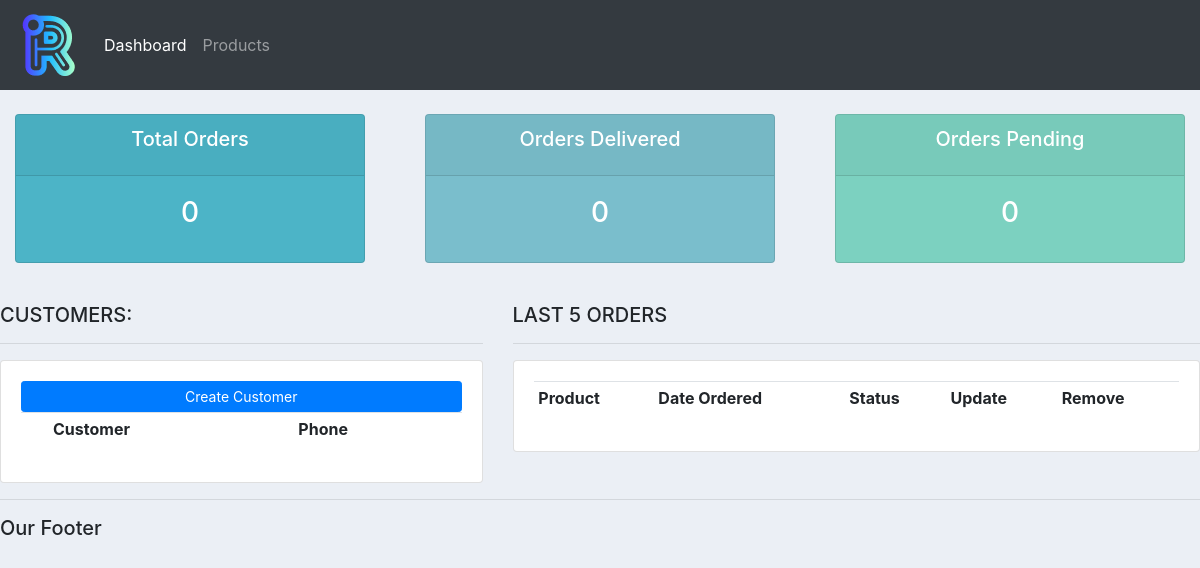
The app's page /, older data.
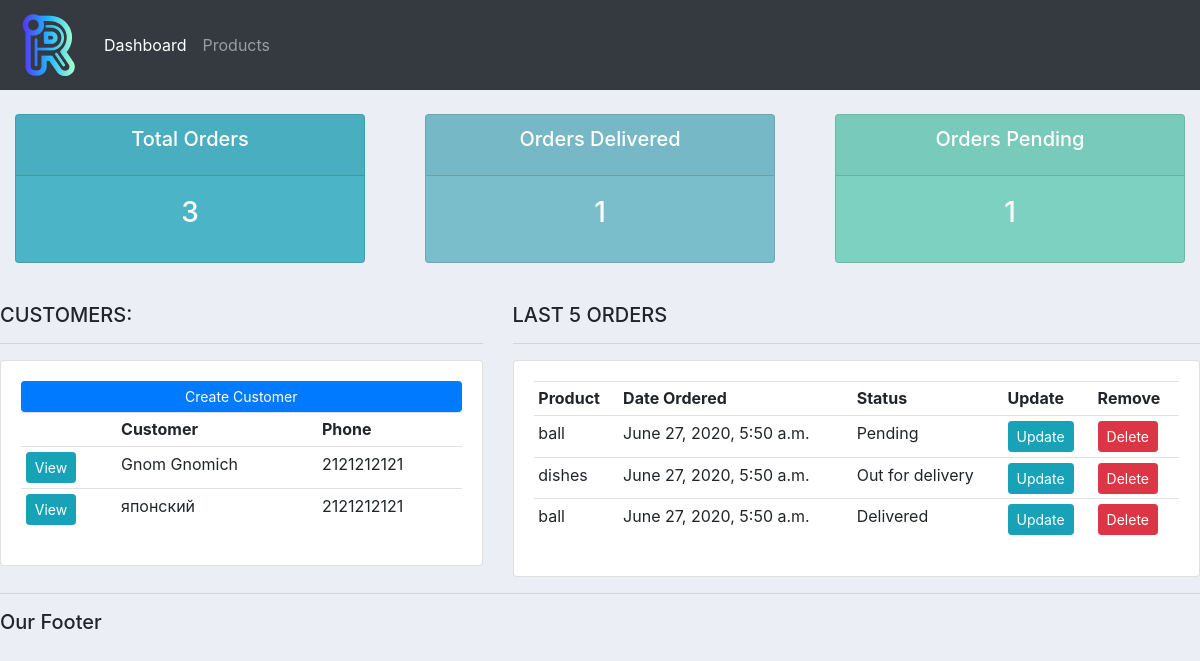
The same page, newer data.
### accounts/models.py (models this page shows, shortened)
class Customer(models.Model):
    name = models.CharField(max_length=200, null=True)
    phone = models.CharField(max_length=200, null=True)
    email = models.CharField(max_length=200, null=True)
    date_created = models.DateTimeField(auto_now_add=True, null=True)

class Order(models.Model):
    STATUS = (
        ('Pending', 'Pending'),
        ('Out for delivery', 'Out for delivery'),
        ('Delivered', 'Delivered'),
    )
    customer = models.ForeignKey(Customer, null=True, on_delete= models.SET_NULL)
    product = models.ForeignKey(Product, null=True, on_delete= models.SET_NULL)
    date_created = models.DateTimeField(auto_now_add=True, null=True)
    status = models.CharField(max_length=200, null=True, choices=STATUS)

class Product(models.Model):
    CATEGORY = (
        ('Indoor', 'Indoor'),
        ('Out Door', 'Out Door')
    )
    name = models.CharField(max_length=200, null=True)
    price =  models.FloatField(null=True)
    category = models.CharField(max_length=200, null=True, choices=CATEGORY)
    description = models.CharField(max_length=200, null=True, blank=True)
    date_created = models.DateTimeField(auto_now_add=True, null=True)
    tags = models.ManyToManyField(Tag)
    def __str__(self):
        return self.name

### accounts/views.py (the view)
# urls.py: path('', views.home, name='home'),
def home(request):
    orders = Order.objects.all()
    customers = Customer.objects.all()
    total = customers.count()
    total_orders = orders.count()
    delivered = orders.filter(status='Delivered').count()
    pending = orders.filter(status='Pending').count()
    context = {'orders': orders, 'customers': customers,
               'total': total, 'total_orders': total_orders, 'delivered': delivered, 'pending': pending}
    return render(request, 'accounts/dashboard.html', context)

### accounts/templates/accounts/dashboard.html
{% extends 'accounts/main.html' %}
{% block content %}
{% include 'accounts/status.html' %}
<br>
<div class="row">
	<div class="col-md-5">
		<h5>CUSTOMERS:</h5>
		<hr>
		<div class="card card-body">
			<a class="btn btn-primary  btn-sm btn-block" href="">Create Customer</a>
			<table class="table table-sm">
				<tr>
					<th></th>
					<th>Customer</th>
					<th>Phone</th>
				</tr>
				{% for customer in customers %}
				<tr>
					<td><a class="btn btn-sm btn-info" href="{% url 'customer' customer.id %}">View</a></td>
					<td>{{ customer.name }}</td>
					<td>{{ customer.phone }}</td>
				</tr>
			{% endfor %}
			</table>
		</div>
	</div>
	<div class="col-md-7">
		<h5>LAST 5 ORDERS</h5>
		<hr>
		<div class="card card-body">
			<table class="table table-sm">
				<tr>
					<th>Product</th>
					<th>Date Ordered</th>
					<th>Status</th>
					<th>Update</th>
					<th>Remove</th>
				</tr>
				{% for order in orders %}
				<tr>
					<td>{{ order.product }}</td>
					<td>{{ order.date_created }}</td>
					<td>{{ order.status }}</td>
					<td><a class="btn btn-sm btn-info" href="{% url 'update-order' order.id %}">Update</a></td>
					<td><a class="btn btn-sm btn-danger" href="{% url 'delete-order' order.id %}">Delete</a></td>
				</tr>
			{% endfor %}
			</table>
		</div>
	</div>
</div>
{% endblock %}

### accounts/templates/accounts/main.html (shortened to what this page needs)
{% load static %}
<!DOCTYPE html>
<html lang="en">
<head>
    <link rel="stylesheet" href="https://stackpath.bootstrapcdn.com/bootstrap/4.5.0/css/bootstrap.min.css">
    <link rel="stylesheet" href="{% static '/css/main.css' %}">
</head>
<body>
    {% include 'accounts/navbar.html' %}
    {% block content %}
    {% endblock %}
    <hr>
    <h5>Our Footer</h5>
</body>
</html>

### accounts/templates/accounts/navbar.html (shortened to what this page needs)
{% load static %}
<nav class="navbar navbar-expand-lg navbar-dark bg-dark">
    <a class="navbar-brand" href="#"><img src="{% static 'img/riot.png'%}" alt=""></a>
    <div class="collapse navbar-collapse" id="navbarNav">
      <ul class="navbar-nav">
        <li class="nav-item active">
          <a class="nav-link" href="{% url 'home' %}">Dashboard</a>
        </li>
        <li class="nav-item">
          <a class="nav-link" href="{% url 'products' %}">Products</a>
        </li>
      </ul>
    </div>
  </nav>

### accounts/templates/accounts/status.html
<br>
<div class="row">
	<div class="col">
		<div class="col-md">
			<div class="card text-center text-white  mb-3" id="total-orders">
			  	<div class="card-header">
			  		<h5 class="card-title">Total Orders</h5>
			  	</div>
			  	<div class="card-body">
			    	<h3 class="card-title">{{ total_orders}}</h3>
			  	</div>
			</div>
		</div>
	</div>
	<div class="col">
		<div class="col-md">
			<div class="card text-center text-white  mb-3" id="orders-delivered">
			  	<div class="card-header">
			  		<h5 class="card-title">Orders Delivered</h5>
			  	</div>
			  	<div class="card-body">
			    	<h3 class="card-title">{{ delivered}}</h3>
			  	</div>
			</div>
		</div>
	</div>
	<div class="col">
		<div class="col-md">
			<div class="card text-center text-white  mb-3" id="orders-pending">
			  	<div class="card-header">
			  		<h5 class="card-title">Orders Pending</h5>
			  	</div>
			  	<div class="card-body">
			    	<h3 class="card-title">{{ pending}}</h3>
			  	</div>
			</div>
		</div>
	</div>
</div>

### static/css/main.css (style rules this page uses)
body { background-color: #ebeff5; }
#total-orders { background-color: #4cb4c7; }
#orders-delivered { background-color: #7abecc; }
#orders-pending { background-color: #7CD1C0; }

Row changes from the older to the newer data that the page shows:
added Customer: name "Gnom Gnomich", phone "2121212121"
added Customer: name "японский", phone "2121212121"
added Order: product "ball", date_created "June 27, 2020, 5:50 a.m.", status "Pending"
added Order: product "dishes", date_created "June 27, 2020, 5:50 a.m.", status "Out for delivery"
added Order: product "ball", date_created "June 27, 2020, 5:50 a.m.", status "Delivered"
Text that changed along with them:
{{ total_orders }}: "0" → "3"
{{ delivered }}: "0" → "1"
{{ pending }}: "0" → "1"
